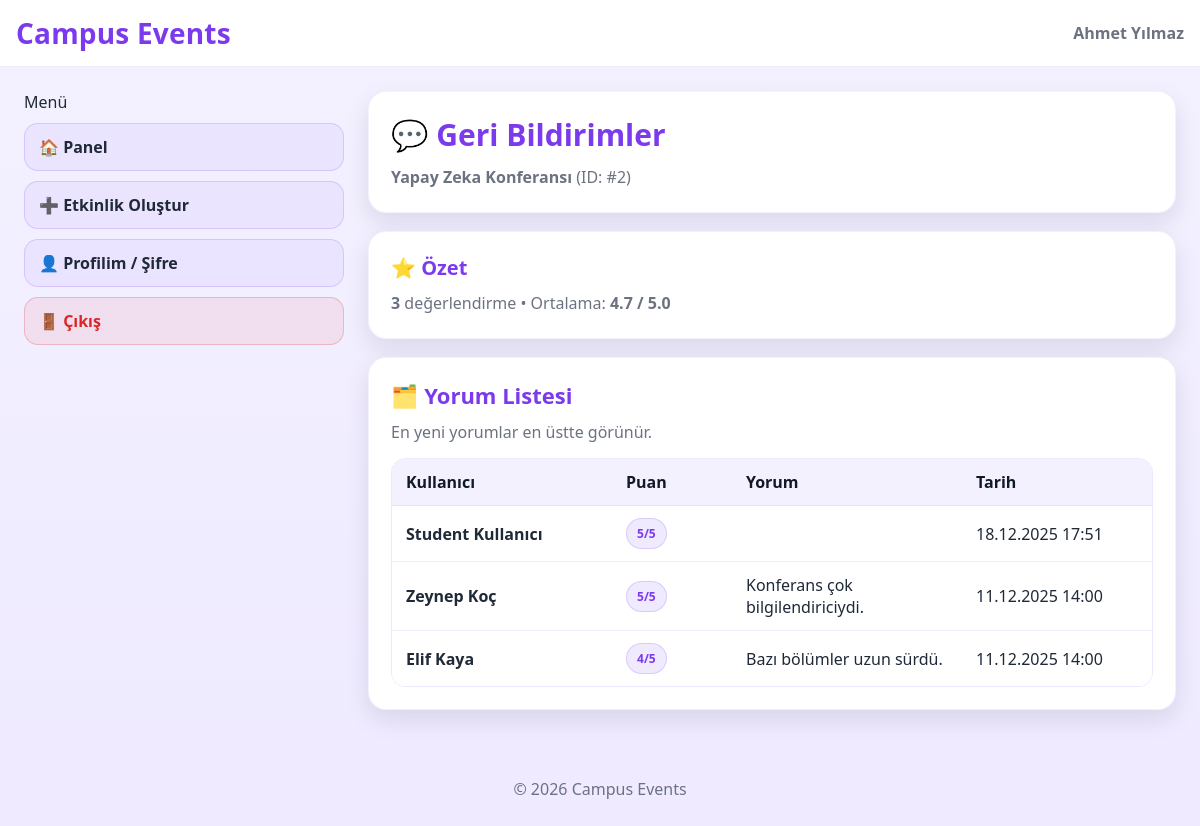
Page /campus_events/organizer/view_feedbacks.php?event_id=2 (signed in) on the committed database.
### tables this page shows
CREATE TABLE `events` (
  `event_id` int(11) NOT NULL,
  `category_id` int(11) NOT NULL,
  `location_id` int(11) NOT NULL,
  `event_title` varchar(150) NOT NULL,
  `event_description` text DEFAULT NULL,
  `start_datetime` datetime NOT NULL,
  `end_datetime` datetime NOT NULL,
  `capacity` int(11) NOT NULL,
  `available_seats` int(11) NOT NULL,
  `status` enum('planned','active','completed','cancelled') NOT NULL DEFAULT 'planned',
  `created_at` datetime NOT NULL DEFAULT current_timestamp()
);

CREATE TABLE `event_feedbacks` (
  `feedback_id` int(11) NOT NULL,
  `event_id` int(11) NOT NULL,
  `user_id` int(11) NOT NULL,
  `rating` tinyint(4) NOT NULL,
  `comment` text DEFAULT NULL,
  `created_at` datetime NOT NULL DEFAULT current_timestamp()
);

CREATE TABLE `users` (
  `user_id` int(11) NOT NULL,
  `role_id` int(11) NOT NULL,
  `department_id` int(11) DEFAULT NULL,
  `full_name` varchar(100) NOT NULL,
  `email` varchar(100) NOT NULL,
  `password_hash` varchar(255) NOT NULL,
  `is_active` tinyint(1) NOT NULL DEFAULT 1,
  `created_at` datetime NOT NULL DEFAULT current_timestamp()
);

### campus_events/organizer/view_feedbacks.php (the view, shortened to what this page needs)
<?php
require_once "../config/db.php";
$eventId = $_GET['event_id'] ?? null;
$eventId = (int)$eventId;
$logDesc = ($_SESSION['user_name'] ?? 'Organizer') . " (ID: $eventId) nolu etkinliğin geri bildirimlerini inceledi.";
$pdo->prepare("INSERT INTO system_logs (user_id, action_type, description) VALUES (?, 'view_feedback', ?)")
    ->execute([$_SESSION['user_id'], $logDesc]);
$stats = null;
try {
  $stmtAvg = $pdo->prepare("CALL GetEventAverageRating(?)");
  $stmtAvg->execute([$eventId]);
  $stats = $stmtAvg->fetch(PDO::FETCH_ASSOC);
} catch (PDOException $e) {
  $stats = null;
}
$stmt = $pdo->prepare("
  SELECT ef.rating, ef.comment, ef.created_at, u.full_name
  FROM event_feedbacks ef
  JOIN users u ON ef.user_id = u.user_id
  WHERE ef.event_id = ?
  ORDER BY ef.created_at DESC
");
$stmt->execute([$eventId]);
$feedbacks = $stmt->fetchAll(PDO::FETCH_ASSOC);
$stmtTitle = $pdo->prepare("SELECT event_title FROM events WHERE event_id = ?");
$stmtTitle->execute([$eventId]);
$eventTitle = $stmtTitle->fetchColumn();
include "../partials/header.php";
include "../partials/menu.php";
?>
<div class="card card--soft" style="margin-bottom:18px;">
  <div class="card__body" style="display:flex; justify-content:space-between; gap:12px; flex-wrap:wrap;">
    <div>
      <h1 class="card__title">💬 Geri Bildirimler</h1>
      <p class="card__subtitle">
        <b><?= htmlspecialchars($eventTitle ?: 'Etkinlik') ?></b> (ID: #<?= (int)$eventId ?>)
      </p>
    </div>
  </div>
</div>
<?php if ($stats && (int)($stats['total_reviewers'] ?? 0) > 0): ?>
  <div class="card card--soft" style="margin-bottom:18px;">
    <div class="card__body">
      <h2 class="card__title" style="font-size:20px;">⭐ Özet</h2>
      <p class="card__subtitle" style="margin:0;">
        <b><?= (int)$stats['total_reviewers'] ?></b> değerlendirme •
        Ortalama: <b><?= number_format((float)$stats['average_rating'], 1) ?> / 5.0</b>
      </p>
    </div>
  </div>
<?php endif; ?>
<div class="card card--soft" style="margin-bottom:18px;">
  <div class="card__body">
    <h2 class="card__title" style="font-size:22px;">🗂️ Yorum Listesi</h2>
    <p class="card__subtitle">En yeni yorumlar en üstte görünür.</p>
    <?php if (empty($feedbacks)): ?>
      <div class="alert alert-error" style="margin-top:14px;">
        Henüz geri bildirim yapılmamış.
      </div>
    <?php else: ?>
      <div class="table-wrap" style="margin-top:14px;">
        <table>
          <thead>
            <tr>
              <th style="width:220px;">Kullanıcı</th>
              <th style="width:120px;">Puan</th>
              <th>Yorum</th>
              <th style="width:190px;">Tarih</th>
            </tr>
          </thead>
          <tbody>
            <?php foreach ($feedbacks as $f): ?>
              <tr>
                <td><b><?= htmlspecialchars($f['full_name'] ?? '-') ?></b></td>
                <td><span class="badge"><?= (int)($f['rating'] ?? 0) ?>/5</span></td>
                <td><?= nl2br(htmlspecialchars($f['comment'] ?? '-')) ?></td>
                <td><?= !empty($f['created_at']) ? date("d.m.Y H:i", strtotime($f['created_at'])) : '-' ?></td>
              </tr>
            <?php endforeach; ?>
          </tbody>
        </table>
      </div>
    <?php endif; ?>
  </div>
</div>
<?php include "../partials/footer.php"; ?>

### campus_events/assets/css/style.css (style rules this page uses)
:root { --bg1:#f3f1ff; --bg2:#efeaff; --card:#ffffff; --text:#1f2937; --muted:#6b7280; --primary:#7c3aed; --primary2:#a78bfa; --border:#e6e1ff; --success:#16a34a; --danger:#dc2626; --warning:#f59e0b; --shadow: 0 20px 50px rgba(17, 24, 39, 0.12); --shadow-sm: 0 10px 25px rgba(17, 24, 39, 0.10); --radius:18px; --radius-sm:14px; }
* { box-sizing:border-box; }
html,body { height:100%; }
body { margin:0; font-family: system-ui, -apple-system, Segoe UI, Roboto, Arial, sans-serif; color:var(--text); background: linear-gradient(180deg, var(--bg1), var(--bg2)); }
.card { background: var(--card); border-radius: var(--radius); box-shadow: var(--shadow); border: 1px solid rgba(124, 58, 237, 0.08); }
.card--soft { box-shadow: var(--shadow-sm); }
.card__body { padding: 22px 22px; }
.card__title { display:flex; align-items:center; gap:10px; font-size: 30px; font-weight: 800; color: var(--primary); margin: 0 0 10px; }
.card__subtitle { margin:0; color: var(--muted); line-height: 1.55; }
.table-wrap { overflow:auto; border-radius: 14px; border: 1px solid rgba(124, 58, 237, 0.12); }
table { width:100%; border-collapse: collapse; min-width: 760px; background:#fff; }
thead th { text-align:left; padding: 12px 14px; background: rgba(167, 139, 250, 0.12); color: #111827; font-weight: 900; }
tbody td { padding: 12px 14px; border-top: 1px solid rgba(124, 58, 237, 0.10); }
.badge { display:inline-flex; align-items:center; padding: 6px 10px; border-radius: 999px; font-weight: 800; font-size: 12px; background: rgba(167, 139, 250, 0.18); border: 1px solid rgba(124, 58, 237, 0.18); color: var(--primary); }
.card { margin-bottom: 18px; }
.table-wrap { margin-top: 14px; }

### rows in the picture
events: event_title "Yapay Zeka Konferansı"
event_feedbacks: user.full_name "Student Kullanıcı", rating "5", created_at "18.12.2025 17:51"
event_feedbacks: user.full_name "Zeynep Koç", rating "5", comment "Konferans çok bilgilendiriciydi.", created_at "11.12.2025 14:00"
event_feedbacks: user.full_name "Elif Kaya", rating "4", comment "Bazı bölümler uzun sürdü.", created_at "11.12.2025 14:00"

### other values in the picture
$_SESSION['user_name'] "Ahmet Yılmaz"
$it['label'] "🏠 Panel"
$it['label'] "➕ Etkinlik Oluştur"
$it['label'] "👤 Profilim / Şifre"
$eventId "2"
$stats['total_reviewers'] "3"
$stats['average_rating'] "4.7"
